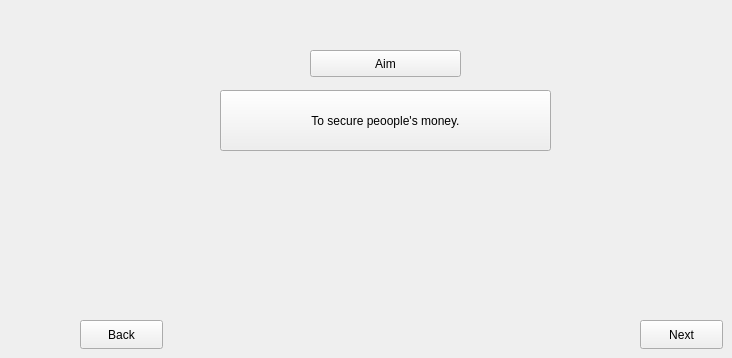
    <widget class="QWidget" name="Aim_page">
     <property name="styleSheet">
      <string notr="true"/>
     </property>
     <widget class="QToolButton" name="toolButton_3">
      <property name="geometry">
       <rect>
        <x>310</x>
        <y>50</y>
        <width>151</width>
        <height>27</height>
       </rect>
      </property>
      <property name="styleSheet">
       <string notr="true"/>
      </property>
      <property name="text">
       <string>Aim</string>
      </property>
     </widget>
     <widget class="QToolButton" name="toolButton_4">
      <property name="geometry">
       <rect>
        <x>220</x>
        <y>90</y>
        <width>331</width>
        <height>61</height>
       </rect>
      </property>
      <property name="text">
       <string>To secure peoople's money.</string>
      </property>
     </widget>
     <widget class="QPushButton" name="pushButton_2">
      <property name="geometry">
       <rect>
        <x>640</x>
        <y>320</y>
        <width>83</width>
        <height>29</height>
       </rect>
      </property>
      <property name="text">
       <string>Next</string>
      </property>
     </widget>
     <widget class="QPushButton" name="pushButton_32">
      <property name="geometry">
       <rect>
        <x>80</x>
        <y>320</y>
        <width>83</width>
        <height>29</height>
       </rect>
      </property>
      <property name="text">
       <string>Back</string>
      </property>
     </widget>
    </widget>
